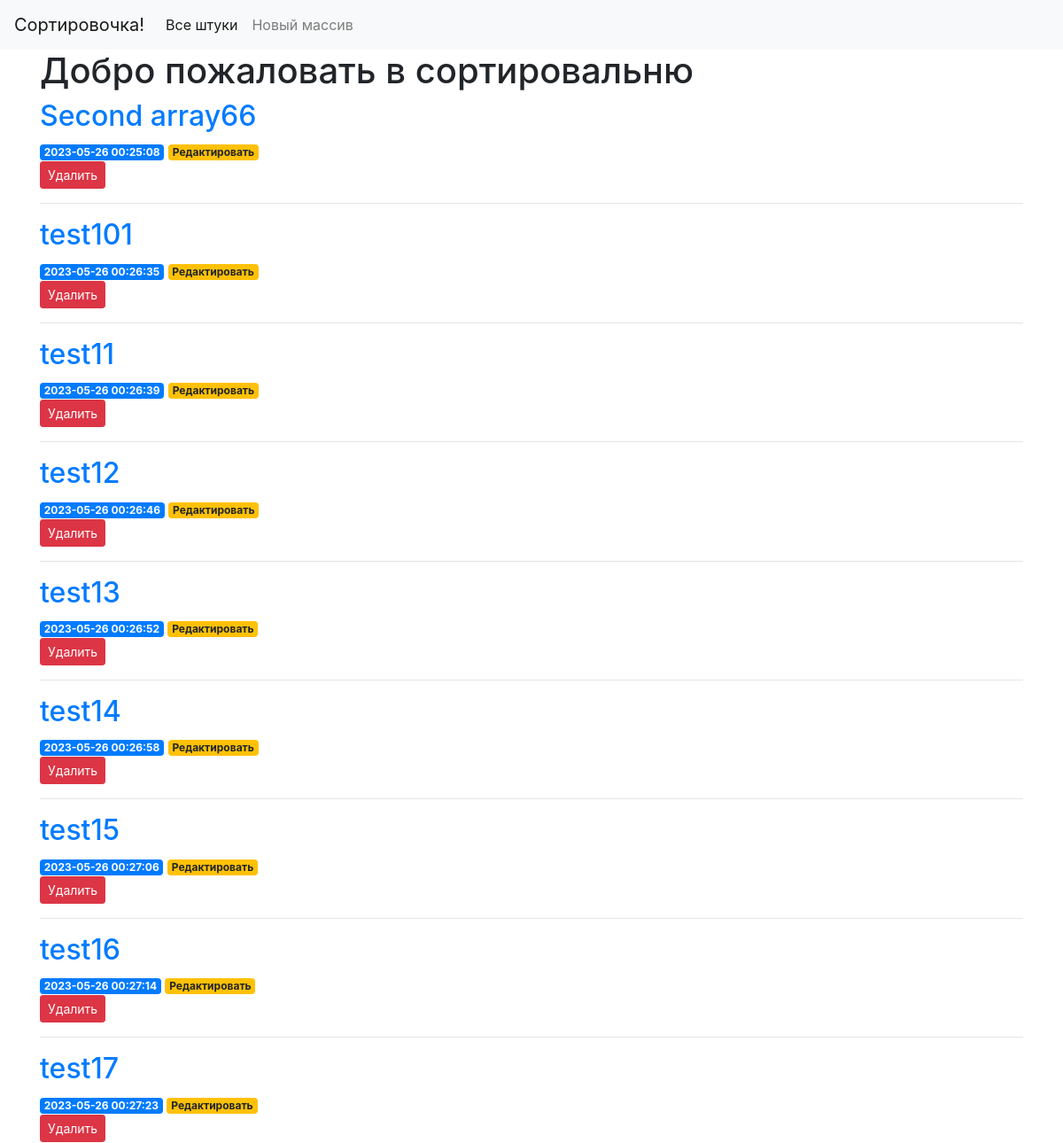
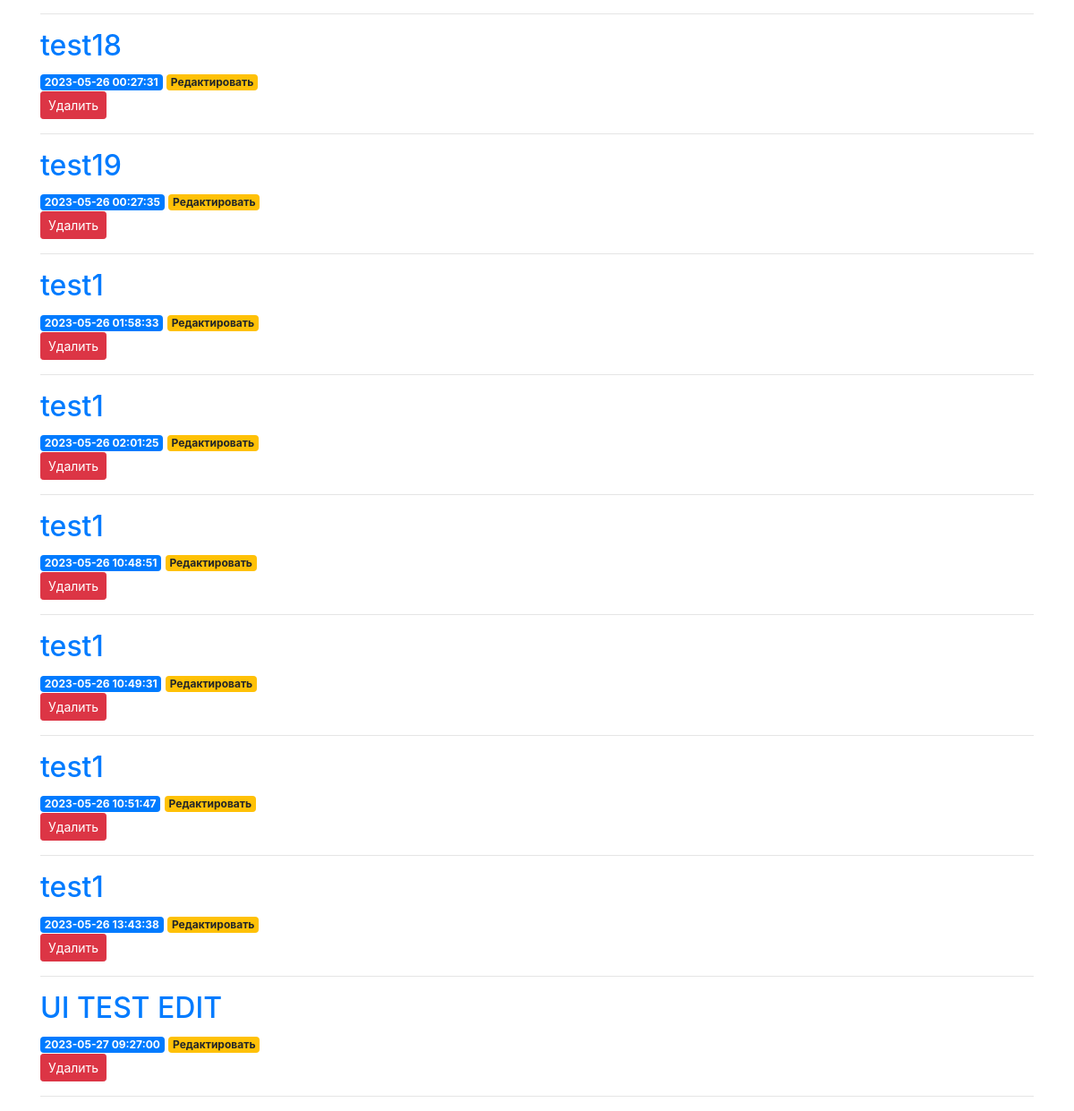
Before: / with the older database file (2 pictures, top to bottom).
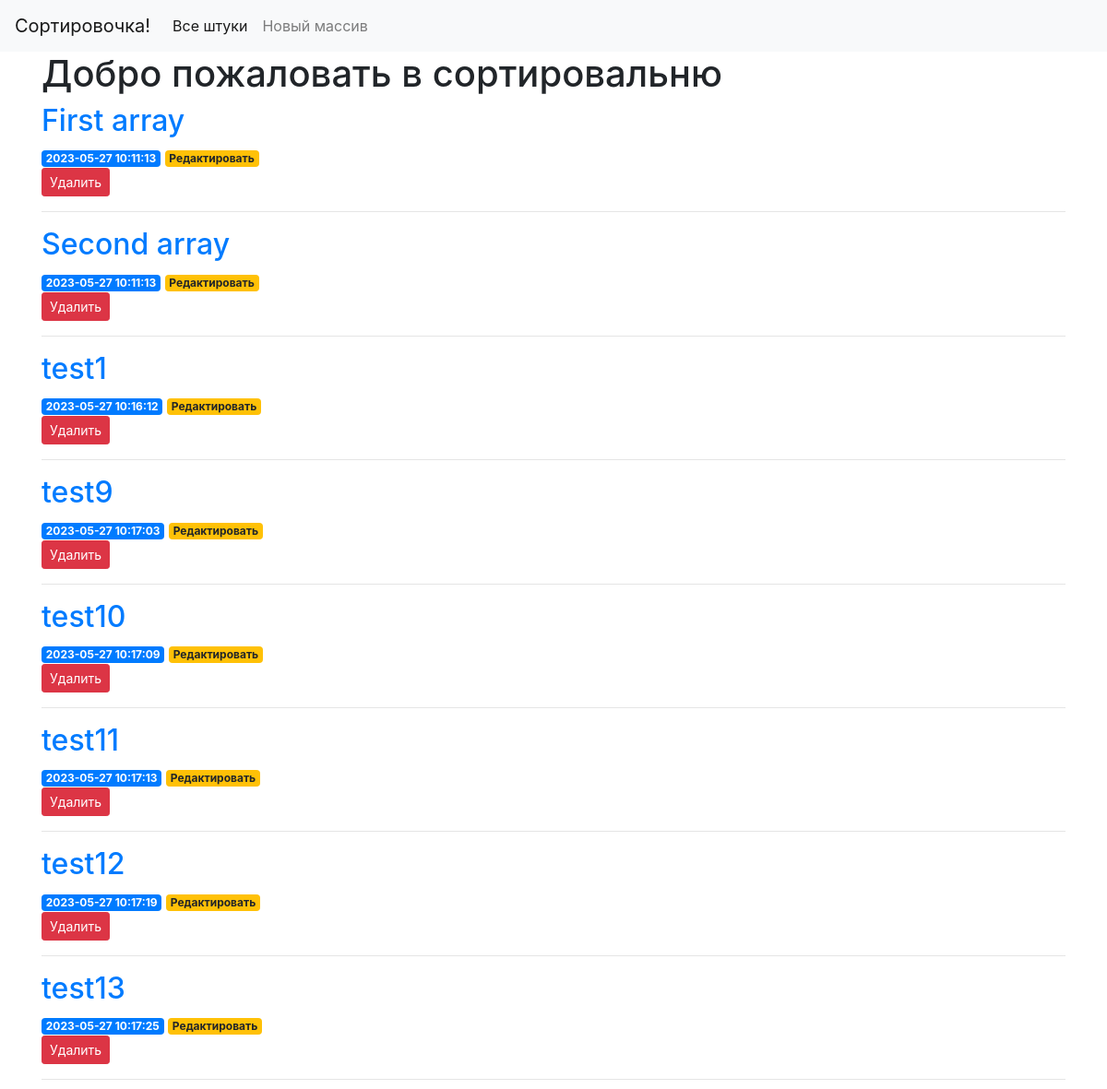
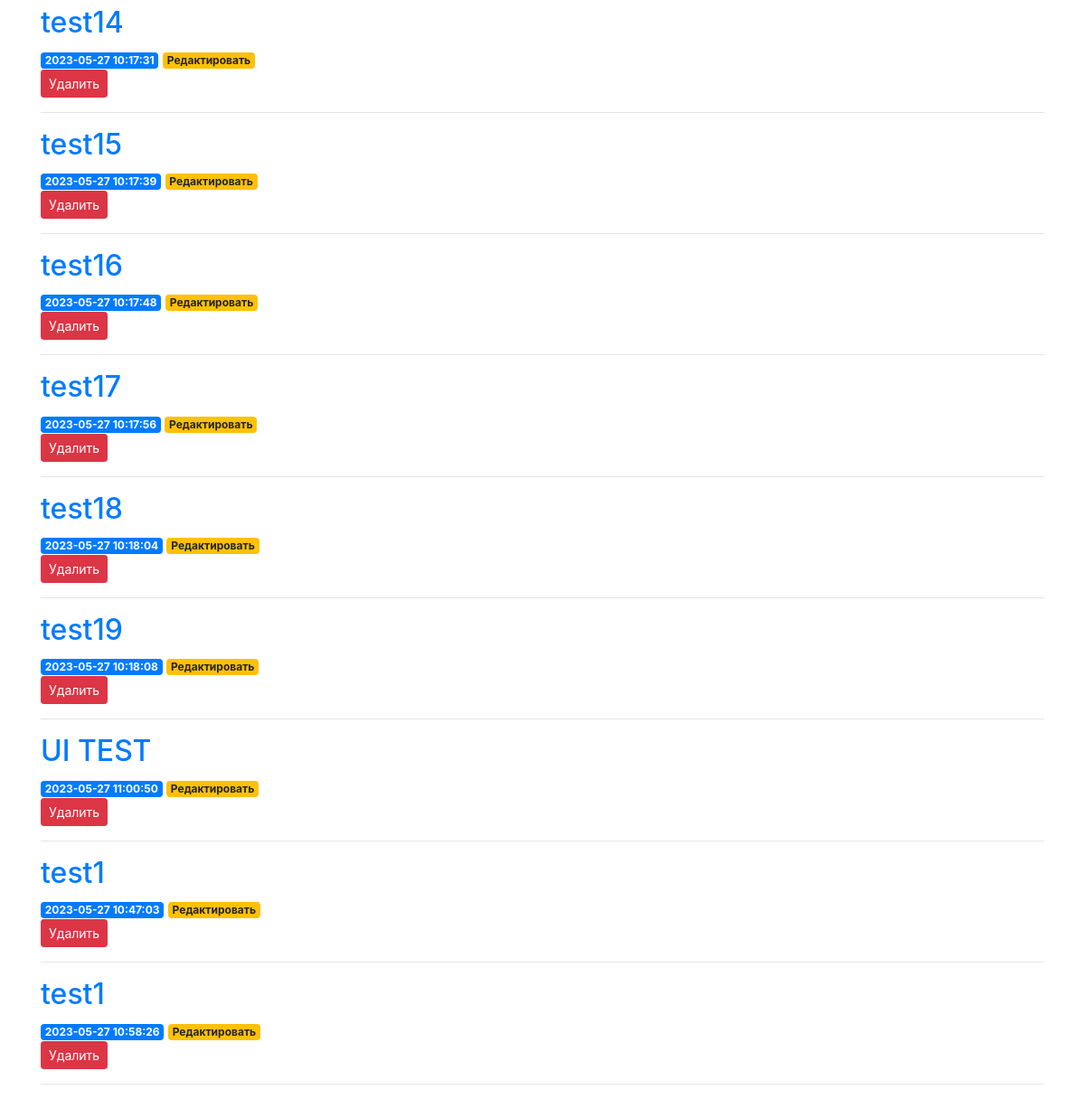
After: the same page with the newer database file (2 pictures, top to bottom).
### tables this page shows
CREATE TABLE arrays (
    id INTEGER PRIMARY KEY AUTOINCREMENT,
    created TIMESTAMP NOT NULL DEFAULT CURRENT_TIMESTAMP,
    title TEXT NOT NULL,
    content TEXT NOT NULL
);

### search/api/app.py (the view)
@app.route('/')
def index():
    try:
        conn = get_db_connection()
        arrays = conn.execute('SELECT * FROM arrays').fetchall()
        conn.close()
        return render_template('index.html', arrays=arrays)
    except Exception as error:
        abort(500)

### search/api/app.py (called while the page is built)
def get_db_connection():
    conn = sqlite3.connect('database.db')
    conn.row_factory = sqlite3.Row
    return conn

### search/api/templates/index.html
{% extends 'base.html' %}
{% block content %}
    <h1>{% block title %} Добро пожаловать в сортировальню {% endblock %}</h1>
    {% for array in arrays %}
        <a href="{{ url_for('array', array_id=array['id']) }}", id ="{{array['id']}}" >
            <h2>{{ array['title'] }}</h2>
        </a>
        <span class="badge badge-primary">{{ array['created'] }}</span>
        <a href="{{ url_for('edit', id=array['id']) }}">
            <span class="badge badge-warning">Редактировать</span>
        </a>
        <form action="{{ url_for('delete', id=array['id']) }}" method="POST">
            <input type="submit" value="Удалить"
                    class="btn btn-danger btn-sm"
                    onclick="return confirm('Ты действительно хочешь удалить этот великолепный массив?')">
        </form>
        <hr>
    {% endfor %}
{% endblock %}

### search/api/templates/base.html (shortened to what this page needs)
<!doctype html>
<html lang="en">
<head>
    <link rel="stylesheet" href="https://stackpath.bootstrapcdn.com/bootstrap/4.3.1/css/bootstrap.min.css"
>
</head>
<body>
    <nav class="navbar navbar-expand-md navbar-light bg-light">
        <a class="navbar-brand" href="{{ url_for('index')}}">Сортировочка!</a>
        <div class="collapse navbar-collapse" id="navbarNav">
            <ul class="navbar-nav">
                <li class="nav-item active">
                    <a class="nav-link" href="#">Все штуки</a>
                </li>
                <li class="nav-item">
                    <a class="nav-link" href="{{url_for('create')}}">Новый массив</a>
                </li>
            </ul>
        </div>
    </nav>
    <div class="container">
        {% block content %} {% endblock %}
    </div>
</body>
</html>

Changed rows visible on the page:
removed arrays: title "test1", created "2023-05-26 01:58:33"
removed arrays: title "test1", created "2023-05-26 02:01:25"
removed arrays: title "test1", created "2023-05-26 10:48:51"
removed arrays: title "test1", created "2023-05-26 10:49:31"
removed arrays: title "test1", created "2023-05-26 10:51:47"
removed arrays: title "test1", created "2023-05-26 13:43:38"
added arrays: title "First array", created "2023-05-27 10:11:13"
changed arrays: title "Second array66" → "Second array"; created "2023-05-26 00:25:08" → "2023-05-27 10:11:13"
added arrays: title "test1", created "2023-05-27 10:16:12"
added arrays: title "test9", created "2023-05-27 10:17:03"
changed arrays: title "test101" → "test10"; created "2023-05-26 00:26:35" → "2023-05-27 10:17:09"
changed arrays "test11": created "2023-05-26 00:26:39" → "2023-05-27 10:17:13"
changed arrays "test12": created "2023-05-26 00:26:46" → "2023-05-27 10:17:19"
changed arrays "test13": created "2023-05-26 00:26:52" → "2023-05-27 10:17:25"
changed arrays "test14": created "2023-05-26 00:26:58" → "2023-05-27 10:17:31"
changed arrays "test15": created "2023-05-26 00:27:06" → "2023-05-27 10:17:39"
changed arrays "test16": created "2023-05-26 00:27:14" → "2023-05-27 10:17:48"
changed arrays "test17": created "2023-05-26 00:27:23" → "2023-05-27 10:17:56"
changed arrays "test18": created "2023-05-26 00:27:31" → "2023-05-27 10:18:04"
changed arrays "test19": created "2023-05-26 00:27:35" → "2023-05-27 10:18:08"
changed arrays: title "UI TEST EDIT" → "UI TEST"; created "2023-05-27 09:27:00" → "2023-05-27 11:00:50"
added arrays: title "test1", created "2023-05-27 10:47:03"
added arrays: title "test1", created "2023-05-27 10:58:26"
